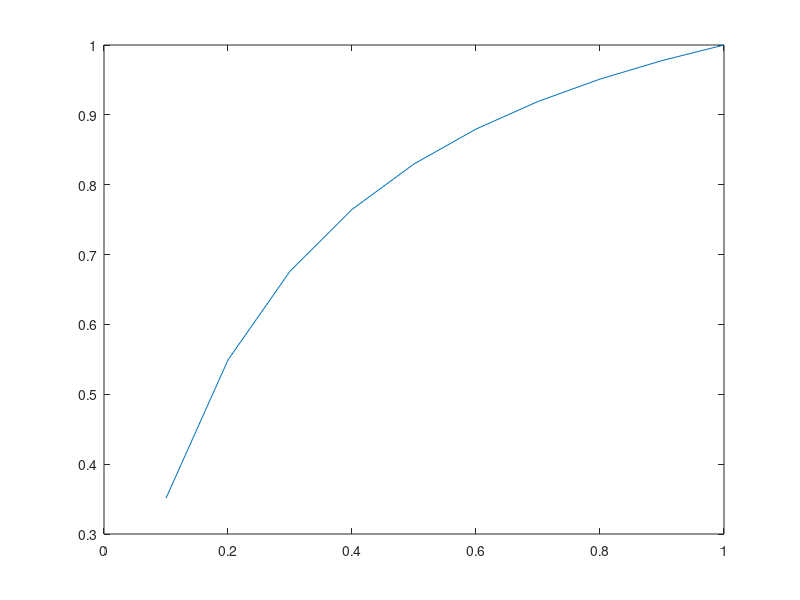

The MATLAB source for this figure:

y =(10);
x = [0.1,0.2,0.3,0.4,0.5,0.6,0.7,0.8,0.9,1.0];
k = 7.99/1.64;
for i = 1:10
eqn = @(y) y-x(i)*y-k*x(i)+k*x(i)*y;
y(i) = fsolve(eqn,0.5);
%disp(y(i));
end
plot(x,y);